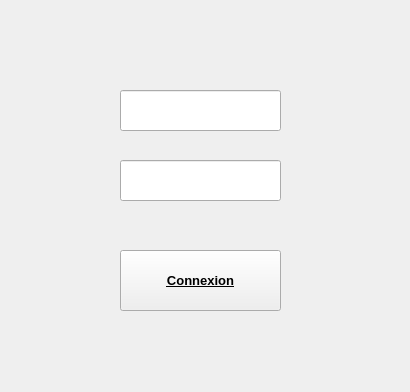
<?xml version="1.0" encoding="UTF-8"?>
<ui version="4.0">
 <class>seConnecter</class>
 <widget class="QWidget" name="seConnecter">
  <property name="geometry">
   <rect>
    <x>0</x>
    <y>0</y>
    <width>410</width>
    <height>392</height>
   </rect>
  </property>
  <property name="windowTitle">
   <string>Form</string>
  </property>
  <property name="styleSheet">
   <string notr="true">image:url('a.png');</string>
  </property>
  <widget class="QLineEdit" name="pseudo">
   <property name="geometry">
    <rect>
     <x>120</x>
     <y>90</y>
     <width>161</width>
     <height>41</height>
    </rect>
   </property>
   <property name="font">
    <font>
     <pointsize>10</pointsize>
    </font>
   </property>
  </widget>
  <widget class="QPushButton" name="bouton">
   <property name="geometry">
    <rect>
     <x>120</x>
     <y>250</y>
     <width>161</width>
     <height>61</height>
    </rect>
   </property>
   <property name="font">
    <font>
     <pointsize>10</pointsize>
     <weight>75</weight>
     <bold>true</bold>
     <underline>true</underline>
    </font>
   </property>
   <property name="cursor">
    <cursorShape>OpenHandCursor</cursorShape>
   </property>
   <property name="text">
    <string>Connexion</string>
   </property>
  </widget>
  <widget class="QLineEdit" name="motdepasse">
   <property name="geometry">
    <rect>
     <x>120</x>
     <y>160</y>
     <width>161</width>
     <height>41</height>
    </rect>
   </property>
   <property name="font">
    <font>
     <pointsize>10</pointsize>
    </font>
   </property>
   <property name="echoMode">
    <enum>QLineEdit::Password</enum>
   </property>
  </widget>
 </widget>
 <resources/>
 <connections/>
</ui>
